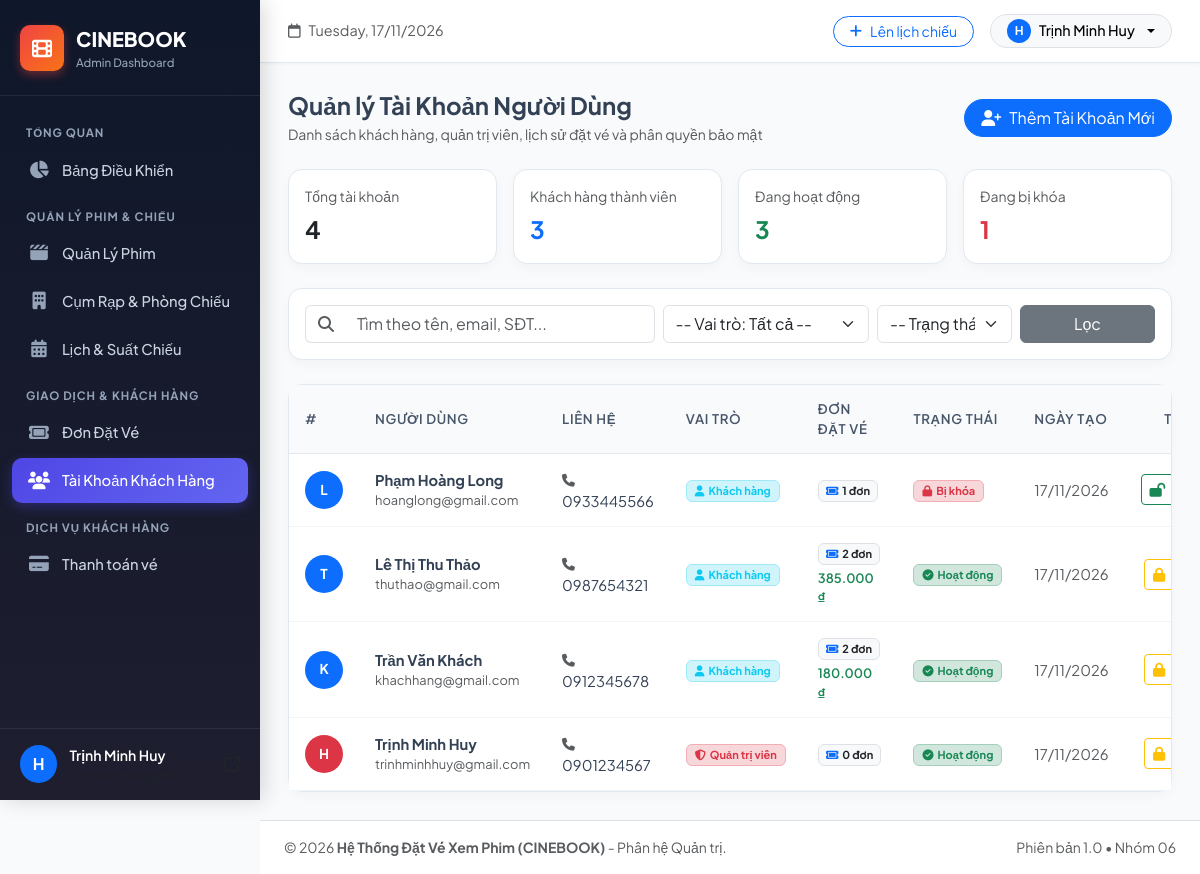
/admin/users.php, run on the app's committed database.
### tables this page shows
CREATE TABLE `users` (
    `id` INT AUTO_INCREMENT PRIMARY KEY,
    `fullname` VARCHAR(100) NOT NULL,
    `email` VARCHAR(100) NOT NULL UNIQUE,
    `phone` VARCHAR(20) DEFAULT NULL,
    `password` VARCHAR(255) NOT NULL,
    `role` ENUM('admin', 'customer') DEFAULT 'customer',
    `status` ENUM('active', 'locked') DEFAULT 'active',
    `created_at` DATETIME DEFAULT CURRENT_TIMESTAMP
);

### config/database.php (called while the page is built, shortened)
<?php
if (!function_exists('format_currency')) {
    function format_currency($amount) {
        return number_format($amount, 0, ',', '.') . ' ₫';
    }
}
if (!function_exists('format_date')) {
    function format_date($date) {
        $time = strtotime($date);
        return date('d/m/Y', $time);
    }
}

### admin/users.php (the view, shortened to what this page needs)
<?php
require_once __DIR__ . '/header.php';
$search = trim($_GET['search'] ?? '');
$filter_role = $_GET['role'] ?? 'all';
$filter_status = $_GET['status'] ?? 'all';
$statTotal = $conn->query("SELECT COUNT(*) AS cnt FROM users")->fetch_assoc()['cnt'];
$statCustomers = $conn->query("SELECT COUNT(*) AS cnt FROM users WHERE role = 'customer'")->fetch_assoc()['cnt'];
$statActive = $conn->query("SELECT COUNT(*) AS cnt FROM users WHERE status = 'active'")->fetch_assoc()['cnt'];
$statLocked = $conn->query("SELECT COUNT(*) AS cnt FROM users WHERE status = 'locked'")->fetch_assoc()['cnt'];
$sql = "
    SELECT u.*,
           (SELECT COUNT(*) FROM bookings b WHERE b.user_id = u.id) AS total_bookings,
           (SELECT COALESCE(SUM(b.total_amount), 0) FROM bookings b WHERE b.user_id = u.id AND b.payment_status = 'paid') AS total_spent
    FROM users u
    WHERE 1=1
";
$sql .= " ORDER BY u.id DESC";
$stmt = $conn->prepare($sql);
$stmt->execute();
$users = $stmt->get_result();
?>
<div class="d-flex flex-column flex-md-row justify-content-between align-items-md-center mb-4 gap-3">
    <div>
        <h4 class="fw-bold mb-1">Quản lý Tài Khoản Người Dùng</h4>
        <p class="text-muted mb-0 small">Danh sách khách hàng, quản trị viên, lịch sử đặt vé và phân quyền bảo mật</p>
    </div>
    <button class="btn btn-primary rounded-pill px-3 d-flex align-items-center gap-2" data-bs-toggle="modal" data-bs-target="#userModal" onclick="openAddUserModal()">
        <i class="fa-solid fa-user-plus"></i> Thêm Tài Khoản Mới
    </button>
</div>
<div class="row g-3 mb-4">
    <div class="col-6 col-md-3">
        <div class="card p-3 h-100">
            <div class="text-muted small">Tổng tài khoản</div>
            <div class="fw-bold fs-4 text-dark mt-1"><?= number_format($statTotal) ?></div>
        </div>
    </div>
    <div class="col-6 col-md-3">
        <div class="card p-3 h-100">
            <div class="text-muted small">Khách hàng thành viên</div>
            <div class="fw-bold fs-4 text-primary mt-1"><?= number_format($statCustomers) ?></div>
        </div>
    </div>
    <div class="col-6 col-md-3">
        <div class="card p-3 h-100">
            <div class="text-muted small">Đang hoạt động</div>
            <div class="fw-bold fs-4 text-success mt-1"><?= number_format($statActive) ?></div>
        </div>
    </div>
    <div class="col-6 col-md-3">
        <div class="card p-3 h-100">
            <div class="text-muted small">Đang bị khóa</div>
            <div class="fw-bold fs-4 text-danger mt-1"><?= number_format($statLocked) ?></div>
        </div>
    </div>
</div>
<div class="card p-3 mb-4">
    <form method="GET" class="row g-2 align-items-center">
        <div class="col-12 col-md-5">
            <div class="input-group">
                <span class="input-group-text bg-white text-muted border-end-0"><i class="fa-solid fa-magnifying-glass"></i></span>
                <input type="text" name="search" class="form-control border-start-0" placeholder="Tìm theo tên, email, SĐT..." value="<?= htmlspecialchars($search) ?>">
            </div>
        </div>
        <div class="col-12 col-md-3">
            <select name="role" class="form-select">
                <option value="all" <?= $filter_role === 'all' ? 'selected' : '' ?>>-- Vai trò: Tất cả --</option>
            </select>
        </div>
        <div class="col-12 col-md-2">
            <select name="status" class="form-select">
                <option value="all" <?= $filter_status === 'all' ? 'selected' : '' ?>>-- Trạng thái: Tất cả --</option>
            </select>
        </div>
        <div class="col-12 col-md-2 d-flex gap-2">
            <button type="submit" class="btn btn-secondary w-100">Lọc</button>
        </div>
    </form>
</div>
<div class="card">
    <div class="table-responsive">
        <table class="table table-custom align-middle">
            <thead>
                <tr>
                    <th style="width: 50px;">#</th>
                    <th>Người Dùng</th>
                    <th>Liên Hệ</th>
                    <th>Vai Trò</th>
                    <th>Đơn Đặt Vé</th>
                    <th>Trạng Thái</th>
                    <th>Ngày Tạo</th>
                    <th class="text-end" style="width: 170px;">Thao Tác</th>
                </tr>
            </thead>
            <tbody>
                <?php if ($users && $users->num_rows > 0): ?>
                    <?php while ($u = $users->fetch_assoc()): ?>
                        <tr>
                            <td>
                                <?php
                                $nameArr = explode(' ', trim($u['fullname']));
                                $initialLetter = strtoupper(mb_substr(end($nameArr), 0, 1, 'UTF-8'));
                                ?>
                                <div class="rounded-circle d-flex align-items-center justify-content-center fw-bold text-white <?= $u['role'] === 'admin' ? 'bg-danger' : 'bg-primary' ?>" style="width: 38px; height: 38px; font-size: 0.85rem;">
                                    <?= $initialLetter ?>
                                </div>
                            </td>
                            <td>
                                <div class="fw-bold text-slate-800"><?= htmlspecialchars($u['fullname']) ?></div>
                                <div class="text-muted small"><?= htmlspecialchars($u['email']) ?></div>
                            </td>
                            <td>
                                <div><i class="fa-solid fa-phone text-muted me-1 small"></i><?= htmlspecialchars($u['phone'] ?: 'Chưa cập nhật') ?></div>
                            </td>
                            <td>
                                <?php if ($u['role'] === 'admin'): ?>
                                    <span class="badge bg-danger-subtle text-danger border border-danger-subtle px-2 py-1">
                                        <i class="fa-solid fa-shield-halved me-1"></i>Quản trị viên
                                    </span>
                                <?php else: ?>
                                    <span class="badge bg-info-subtle text-info border border-info-subtle px-2 py-1">
                                        <i class="fa-solid fa-user me-1"></i>Khách hàng
                                    </span>
                                <?php endif; ?>
                            </td>
                            <td>
                                <span class="badge bg-light text-dark border">
                                    <i class="fa-solid fa-ticket text-primary me-1"></i><?= $u['total_bookings'] ?> đơn
                                </span>
                                <?php if ($u['total_spent'] > 0): ?>
                                    <div class="text-success small fw-semibold mt-1"><?= format_currency($u['total_spent']) ?></div>
                                <?php endif; ?>
                            </td>
                            <td>
                                <?php if ($u['status'] === 'active'): ?>
                                    <span class="badge bg-success-subtle text-success border border-success-subtle px-2 py-1">
                                        <i class="fa-solid fa-circle-check me-1"></i>Hoạt động
                                    </span>
                                <?php else: ?>
                                    <span class="badge bg-danger-subtle text-danger border border-danger-subtle px-2 py-1">
                                        <i class="fa-solid fa-lock me-1"></i>Bị khóa
                                    </span>
                                <?php endif; ?>
                            </td>
                            <td class="text-muted small">
                                <?= format_date($u['created_at']) ?>
                            </td>
                            <td class="text-end">
                                <div class="btn-group btn-group-sm">
                                    <button type="button"
                                            onclick="toggleUserStatus(<?= $u['id'] ?>, '<?= $u['status'] ?>')"
                                            class="btn <?= $u['status'] === 'active' ? 'btn-outline-warning' : 'btn-outline-success' ?>"
                                            title="<?= $u['status'] === 'active' ? 'Khóa tài khoản này' : 'Mở khóa tài khoản' ?>">
                                        <i class="fa-solid <?= $u['status'] === 'active' ? 'fa-lock' : 'fa-lock-open' ?>"></i>
                                    </button>
                                </div>
                            </td>
                        </tr>
                    <?php endwhile; ?>
                <?php endif; ?>
            </tbody>
        </table>
    </div>
</div>
<?php require_once __DIR__ . '/footer.php'; ?>

### admin/header.php (style rules this page uses)
:root { --sidebar-width: 260px; --primary-color: #6366f1; --primary-hover: #4f46e5; --sidebar-bg: #0f172a; --sidebar-hover: #1e293b; --sidebar-active: #4f46e5; --text-muted: #94a3b8; --body-bg: #f8fafc; }
* { box-sizing: border-box; }
body { font-family: 'Plus Jakarta Sans', sans-serif; background-color: var(--body-bg); color: #334155; min-height: 100vh; overflow-x: hidden; }
.card { border: 1px solid #e2e8f0; border-radius: 14px; box-shadow: 0 4px 12px rgba(0, 0, 0, 0.03); background-color: #fff; transition: transform 0.2s, box-shadow 0.2s; }
.table-custom { margin-bottom: 0; }
.table-custom thead th { background-color: #f8fafc; color: #475569; font-weight: 600; font-size: 0.83rem; text-transform: uppercase; letter-spacing: 0.05em; border-bottom: 1px solid #e2e8f0; padding: 14px 16px; vertical-align: middle; }
.table-custom tbody td { padding: 14px 16px; vertical-align: middle; border-bottom: 1px solid #f1f5f9; color: #334155; font-size: 0.92rem; }

### data on the page
users: initialLetter "L", fullname "Phạm Hoàng Long", email "hoanglong@gmail.com", phone "0933445566", role "customer" (drawn), total_bookings "1", status "locked" (drawn), created_at "17/11/2026"
users: initialLetter "T", fullname "Lê Thị Thu Thảo", email "thuthao@gmail.com", phone "0987654321", role "customer" (drawn), total_bookings "2", total_spent "385.000 ₫", status "active" (drawn), created_at "17/11/2026"
users: initialLetter "K", fullname "Trần Văn Khách", email "khachhang@gmail.com", phone "0912345678", role "customer" (drawn), total_bookings "2", total_spent "180.000 ₫", status "active" (drawn), created_at "17/11/2026"
users: initialLetter "H", fullname "Trịnh Minh Huy", email "trinhminhhuy@gmail.com", phone "0901234567", role "admin" (drawn), total_bookings "0", status "active" (drawn), created_at "17/11/2026"

### other printed values
$current_user['fullname'] "Trịnh Minh Huy"
$statTotal "4"
$statCustomers "3"
$statActive "3"
$statLocked "1"
